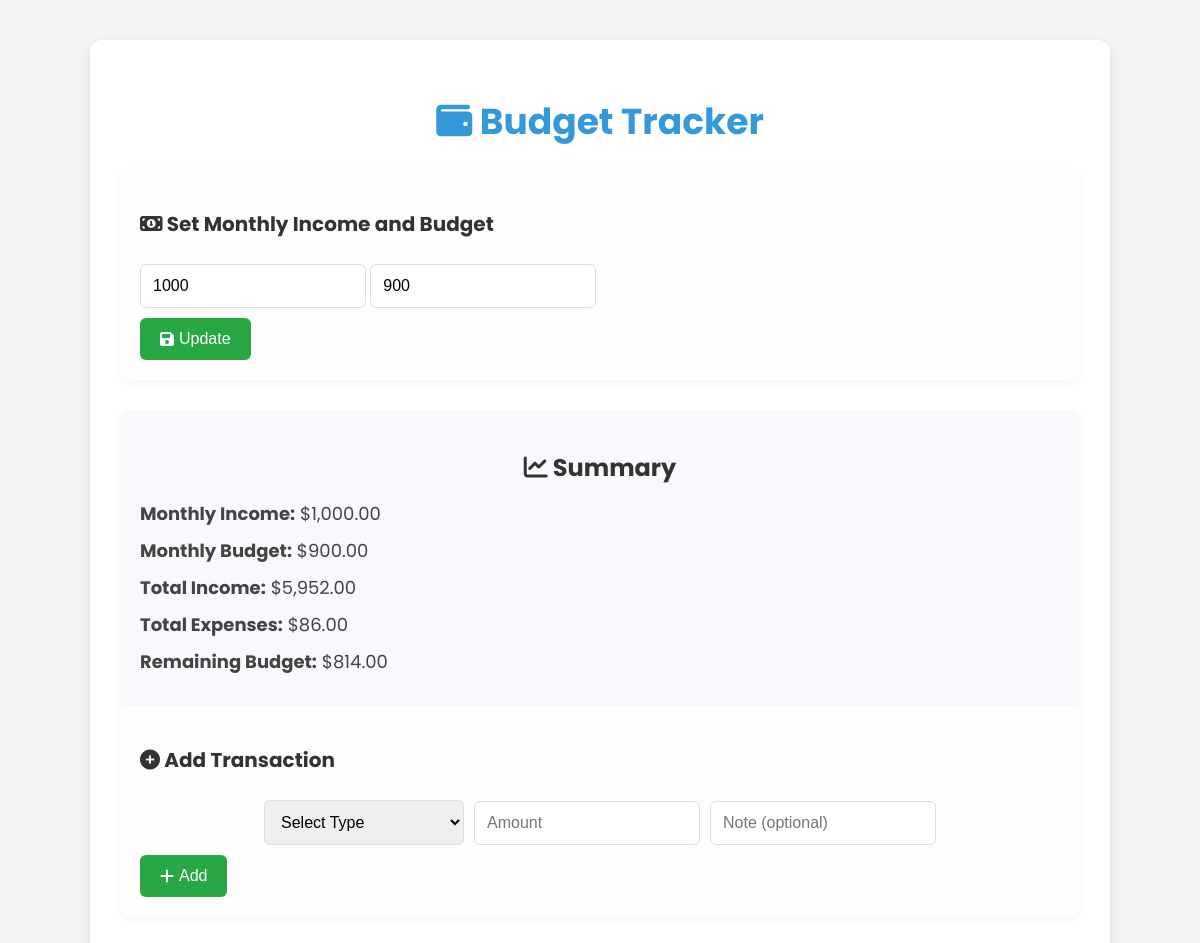
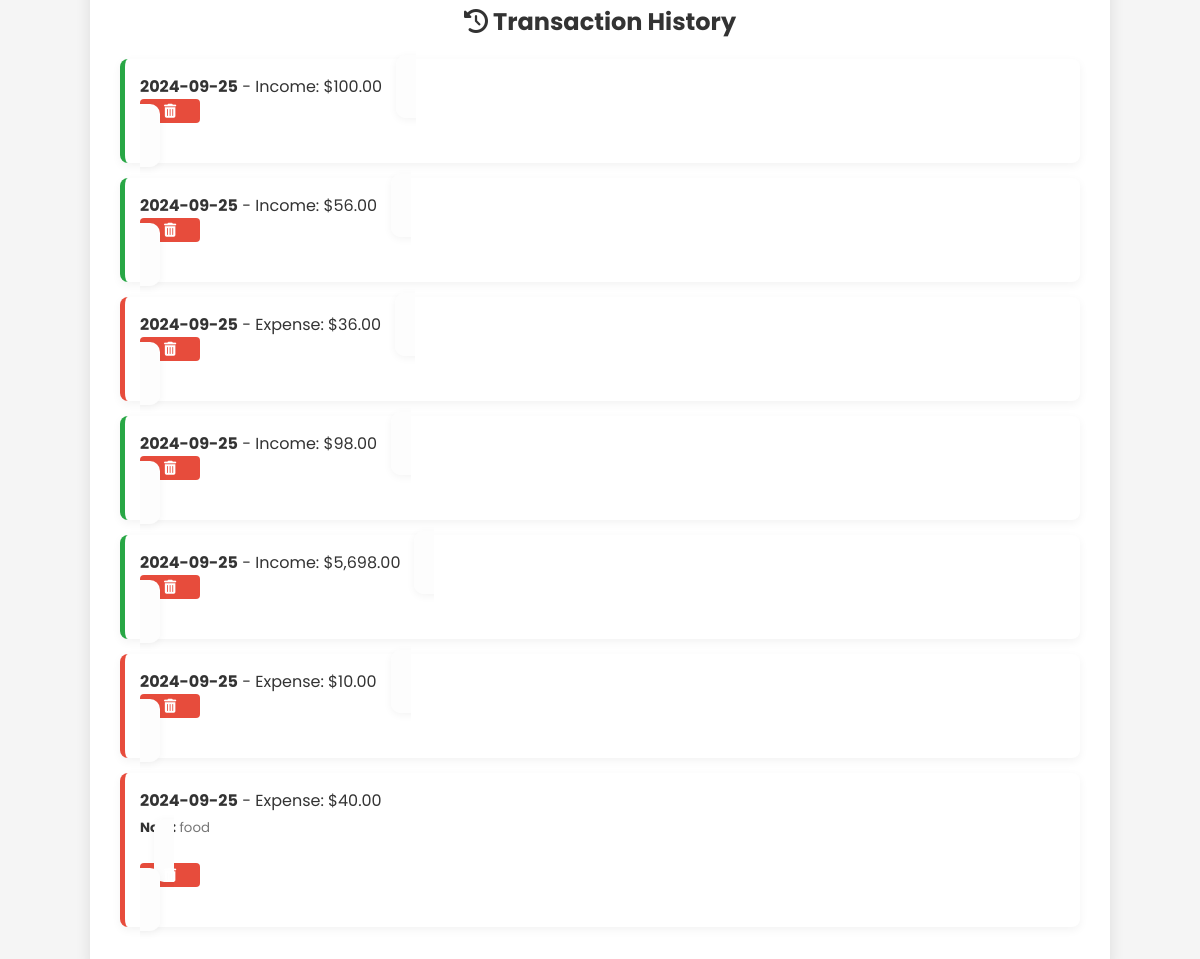
The page / on the database its author committed (2 pictures, top to bottom).
### tables this page shows
CREATE TABLE settings (
        id INTEGER PRIMARY KEY AUTOINCREMENT,
        monthly_income REAL,
        monthly_budget REAL
    );

CREATE TABLE transactions (
        id INTEGER PRIMARY KEY AUTOINCREMENT,
        type TEXT,
        amount REAL,
        date TEXT
    , note TEXT);

### index.php (the view, shortened to what this page needs)
<?php
include 'database.php';
$stmt = $db->query("SELECT * FROM transactions ORDER BY date DESC");
$transactions = $stmt->fetchAll(PDO::FETCH_ASSOC);
$stmt = $db->query("SELECT * FROM settings WHERE id = 1");
$settings = $stmt->fetch(PDO::FETCH_ASSOC);
$monthly_income = $settings['monthly_income'];
$monthly_budget = $settings['monthly_budget'];
$stmt = $db->query("SELECT SUM(amount) as total_expenses FROM transactions WHERE type = 'expense'");
$total_expenses = $stmt->fetch(PDO::FETCH_ASSOC)['total_expenses'] ?? 0;
$stmt = $db->query("SELECT SUM(amount) as total_income FROM transactions WHERE type = 'income'");
$total_income = $stmt->fetch(PDO::FETCH_ASSOC)['total_income'] ?? 0;
$remaining_budget = $monthly_budget - $total_expenses;
?>
<!DOCTYPE html>
<html lang="en">
<head>
    <link rel="stylesheet" href="https://cdnjs.cloudflare.com/ajax/libs/font-awesome/6.0.0-beta3/css/all.min.css">
    <link rel="stylesheet" href="style.css">
</head>
<body>
    <div class="container">
        <h1><i class="fas fa-wallet"></i> Budget Tracker</h1>
        <form id="settingsForm" method="POST" action="index.php">
            <h3><i class="fas fa-money-bill-alt"></i> Set Monthly Income and Budget</h3>
            <input type="number" name="monthly_income" placeholder="Monthly Income" value="<?= htmlspecialchars($monthly_income) ?>" required>
            <input type="number" name="monthly_budget" placeholder="Monthly Budget" value="<?= htmlspecialchars($monthly_budget) ?>" required>
            <button type="submit" name="settings"><i class="fas fa-save"></i> Update</button>
        </form>
        <div class="summary">
            <h2><i class="fas fa-chart-line"></i> Summary</h2>
            <p><span>Monthly Income:</span> $<?= number_format($monthly_income, 2) ?></p>
            <p><span>Monthly Budget:</span> $<?= number_format($monthly_budget, 2) ?></p>
            <p><span>Total Income:</span> $<?= number_format($total_income, 2) ?></p>
            <p><span>Total Expenses:</span> $<?= number_format($total_expenses, 2) ?></p>
            <p><span>Remaining Budget:</span> $<?= number_format($remaining_budget, 2) ?></p>
        </div>
        <form id="transactionForm" method="POST" action="index.php">
            <h3><i class="fas fa-plus-circle"></i> Add Transaction</h3>
            <div class="form-group">
                <select name="type" required>
                    <option value="" disabled selected>Select Type</option>
                </select>
                <input type="number" name="amount" placeholder="Amount" required>
                <input type="text" name="note" placeholder="Note (optional)">
            </div>
            <button type="submit" name="transaction"><i class="fas fa-plus"></i> Add</button>
        </form>
        <h2><i class="fas fa-history"></i> Transaction History</h2>
        <ul id="transactionList">
            <?php if (count($transactions) > 0): ?>
                <?php foreach ($transactions as $transaction): ?>
                    <li class="<?= htmlspecialchars($transaction['type']) ?>">
                        <strong><?= htmlspecialchars($transaction['date']) ?></strong> -
                        <?= ucfirst(htmlspecialchars($transaction['type'])) ?>: $<?= number_format(htmlspecialchars($transaction['amount']), 2) ?>
                        <?php if (!empty($transaction['note'])): ?>
                            <br><small><strong>Note:</strong> <?= htmlspecialchars($transaction['note']) ?></small>
                        <?php endif; ?>
    <form method="POST" action="index.php" class="delete-form">
        <button type="submit" name="delete" class="delete-button"><i class="fas fa-trash-alt"></i></button>
    </form>
                    </li>
                <?php endforeach; ?>
            <?php else: ?>
                <li>No transactions found.</li>
            <?php endif; ?>
        </ul>
    </div>
</body>
</html>

### style.css (style rules this page uses)
body { font-family: 'Poppins', sans-serif; background-color: #f5f5f5; margin: 0; padding: 0; color: #333; }
.container { width: 80%; max-width: 1000px; margin: 40px auto; background: #fff; padding: 30px; border-radius: 12px; box-shadow: 0 5px 15px rgba(0, 0, 0, 0.1); }
h1, h2 { text-align: center; color: #333; margin-bottom: 20px; }
h1 { font-size: 36px; color: #3498db; }
h2 { font-size: 24px; color: #333; }
h3 { color: #444; margin-bottom: 15px; }
form { margin-bottom: 30px; padding: 20px; background-color: #fdfdfd; border-radius: 10px; box-shadow: 0 2px 8px rgba(0, 0, 0, 0.05); }
form h3 { font-size: 20px; margin-bottom: 15px; color: #333; }
.form-group { display: flex; flex-wrap: wrap; gap: 10px; align-items: center; justify-content: center; }
input[type="number"], input[type="text"], select { padding: 12px; margin: 10px 0; width: 100%; max-width: 200px; border: 1px solid #ddd; border-radius: 6px; font-size: 16px; transition: border 0.2s; }
button { padding: 12px 20px; background-color: #28a745; color: white; border: none; border-radius: 6px; cursor: pointer; font-size: 16px; transition: background-color 0.3s, transform 0.1s; display: flex; align-items: center; gap: 5px; }
.summary { margin-top: 20px; padding: 20px; background-color: #f7f9fc; border-radius: 8px; box-shadow: 0 4px 10px rgba(0, 0, 0, 0.05); }
.summary h2 { margin-bottom: 15px; }
.summary p { font-size: 18px; color: #444; margin: 10px 0; }
.summary p span { font-weight: bold; }
ul#transactionList { list-style-type: none; padding: 0; }
ul#transactionList li { padding: 15px; background-color: #fff; margin-bottom: 15px; border-radius: 8px; border-left: 5px solid; box-shadow: 0 3px 10px rgba(0, 0, 0, 0.05); transition: transform 0.2s; }
ul#transactionList li.income { border-color: #28a745; }
ul#transactionList li.expense { border-color: #e74c3c; }
ul#transactionList li strong { color: #333; }
ul#transactionList li small { display: block; color: #777; margin-top: 5px; }
.delete-form { display: inline; margin-left: 14px; }
.delete-button { background-color: #e74c3c; color: white; border: none; border-radius: 4px; padding: 5px 24px; cursor: pointer; font-size: 14px; transition: background-color 0.3s; }

### rows shown on the page
settings: monthly_income "1000", monthly_budget "900", monthly_income "1,000.00", monthly_budget "900.00"
transactions: date "2024-09-25", type "Income", amount "100.00"
transactions: date "2024-09-25", type "Income", amount "56.00"
transactions: date "2024-09-25", type "Expense", amount "36.00"
transactions: date "2024-09-25", type "Income", amount "98.00"
transactions: date "2024-09-25", type "Income", amount "5,698.00"
transactions: date "2024-09-25", type "Expense", amount "10.00"
transactions: date "2024-09-25", type "Expense", amount "40.00", note "food"

### other values the page prints
$total_income "5,952.00"
$total_expenses "86.00"
$remaining_budget "814.00"
